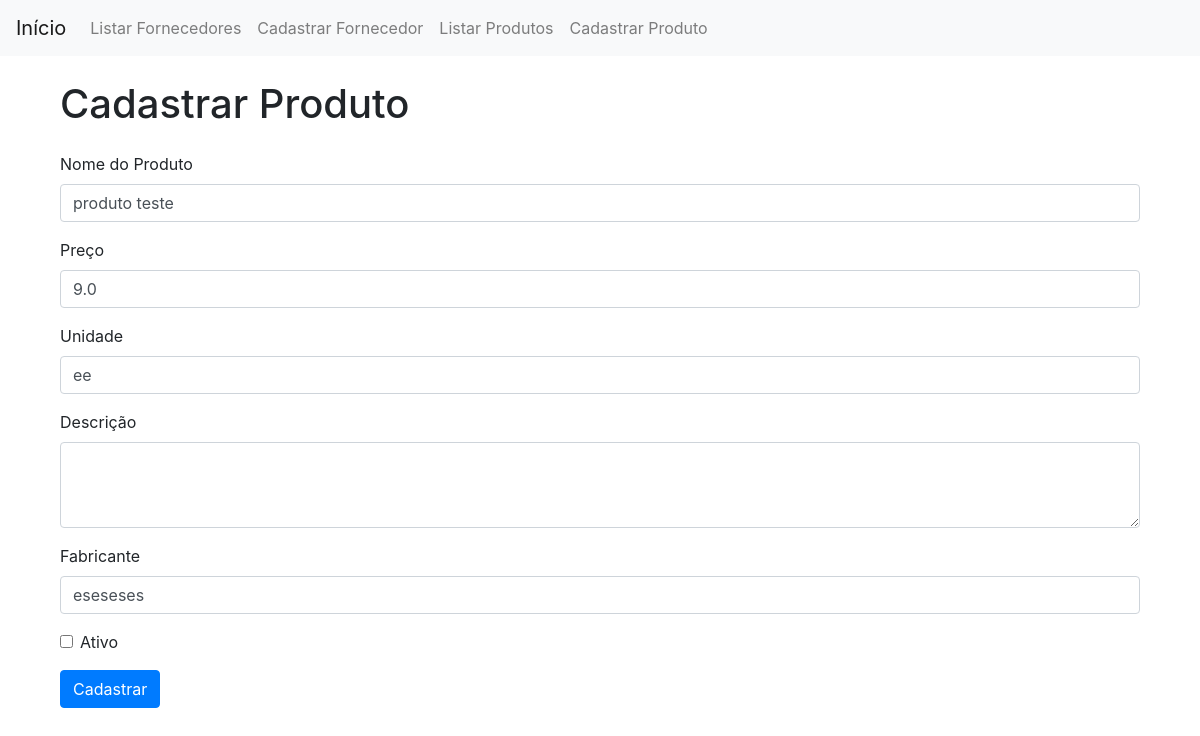
The app's page /produto/produtos/editar/2, older data.
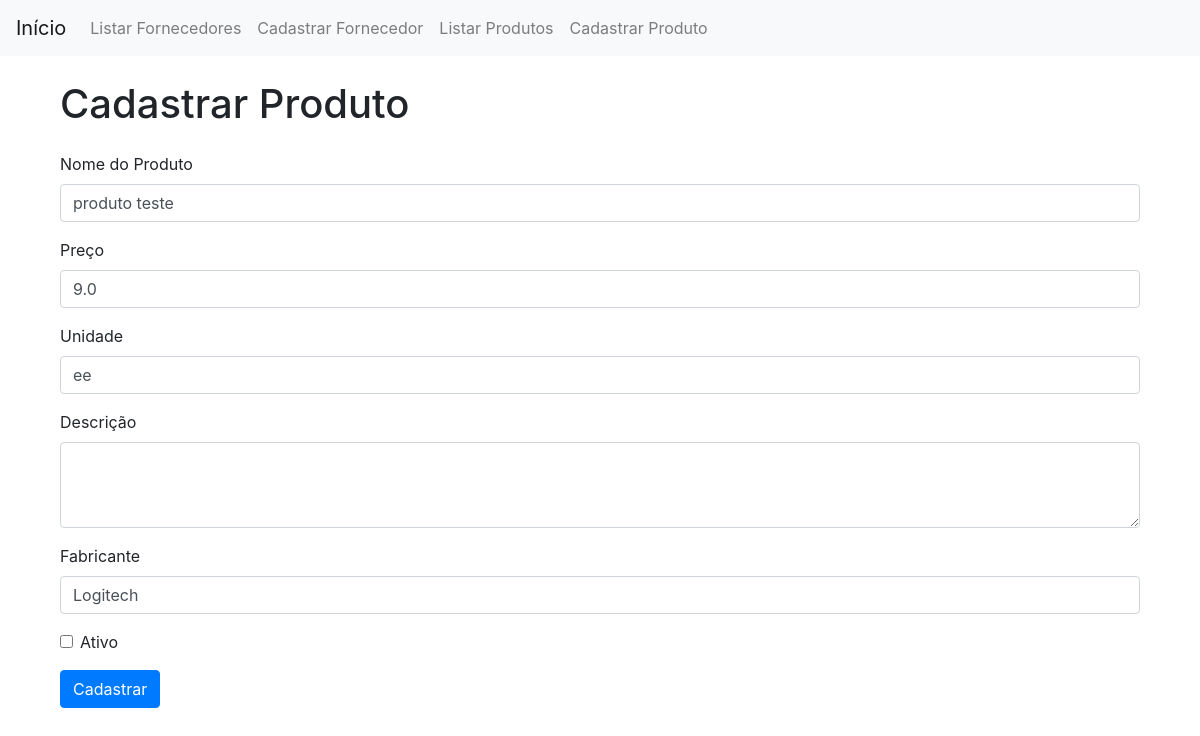
The same page, newer data.
### models/produto.py (models this page shows, shortened)
class Produto(db.Model):
    __tablename__ = 'produtos'
    codigo = Column(Integer, primary_key=True, autoincrement=True)
    produto = Column(String(100), nullable=False)
    preco = Column(Float, nullable=False)
    unidade = Column(String(20), nullable=False)
    situacao = Column(Boolean, default=True)
    descricao = Column(String(300), nullable=True)
    fabricante = Column(String(100), nullable=True)

### views/produto_views.py (the view, shortened to what this page needs)
@produto_blueprint.route('/produtos/editar/<int:codigo>', methods=['GET', 'POST'])
def editar_produto(codigo):
    if request.method == 'GET':
        return carregar_tela(codigo)

### views/produto_views.py (called while the page is built)
def carregar_tela(codigo):
    produto = Produto.query.get(codigo)
    form_data = {
        'produto': produto.produto,
        'preco': produto.preco,
        'unidade': produto.unidade,
        'situacao': produto.situacao,
        'descricao': produto.descricao,
        'fabricante': produto.fabricante
    }
    return render_template('produto/cadastrar.html', form_data=form_data)

### templates/produto/cadastrar.html
{% extends 'base.html' %}
{% block content %}
    <div class="container">
        <h1 class="my-4">Cadastrar Produto</h1>
        <form method="POST">
            <div class="form-group">
                <label for="produto">Nome do Produto</label>
                <input type="text" class="form-control" id="produto" name="produto" value="{{ form_data['produto'] }}" required>
            </div>
            <div class="form-group">
                <label for="preco">Preço</label>
                <input type="number" class="form-control" id="preco" name="preco" step="0.01" value="{{ form_data['preco'] }}" required>
            </div>
            <div class="form-group">
                <label for="unidade">Unidade</label>
                <input type="text" class="form-control" id="unidade" name="unidade" value="{{ form_data['unidade'] }}" required>
            </div>
            <div class="form-group">
                <label for="descricao">Descrição</label>
                <textarea class="form-control" id="descricao" name="descricao" rows="3" value="{{ form_data['descricao'] }}"></textarea>
            </div>
            <div class="form-group">
                <label for="fabricante">Fabricante</label>
                <input type="text" class="form-control" id="fabricante" name="fabricante" value="{{ form_data['fabricante'] }}" required>
            </div>
            <div class="form-group form-check">
                <input type="checkbox" class="form-check-input" id="situacao" name="situacao" value="{{ form_data['situacao'] }}">
                <label class="form-check-label" for="situacao">Ativo</label>
            </div>
            <button type="submit" class="btn btn-primary">Cadastrar</button>
        </form>
    </div>
{% endblock %}

Row changes from the older to the newer data that the page shows:
changed Produto "produto teste": fabricante "eseseses" → "Logitech"
